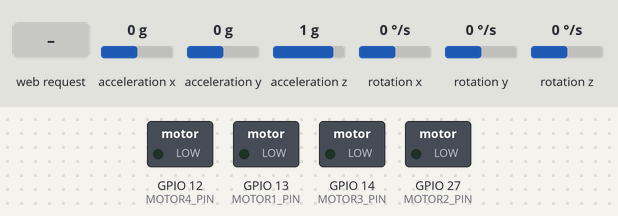
Simulated run of this sketch. Board: ESP32. Parts: switched loads named in the sketch (green lamp = pin HIGH). The inputs (shaded band) are chosen by the test bench; at power-on: rotation y 0 °/s, acceleration x 0 g, acceleration z 1 g, acceleration y 0 g, rotation x 0 °/s, rotation z 0 °/s. WiFi joins after 1.5 s; servers stay silent unless stated; what the sketch prints to the serial monitor is not drawn.

Above: at 7.0 s.
7.1 s: rotation y set to -192 °/s
At 7.27 s:
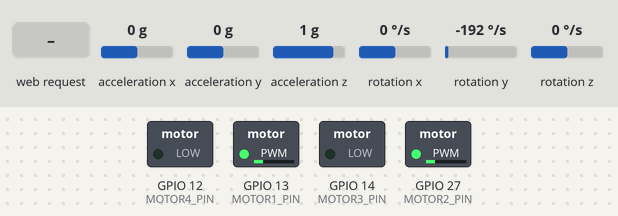
10.1 s: rotation y set to 192 °/s
At 10.6 s:
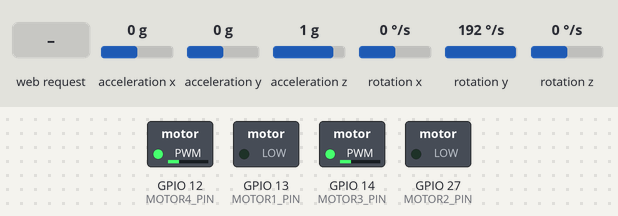
13.1 s: HTTP request GET /update?base=120 received
At 14.0 s:
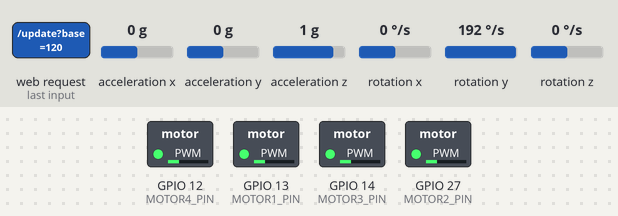
14.6 s: acceleration x set to -0.8 g
At 15.8 s:
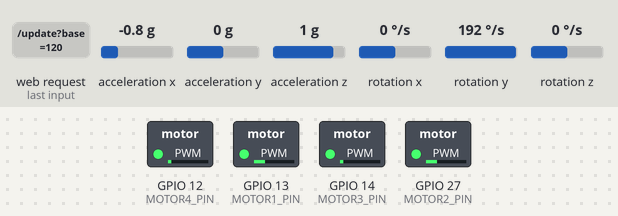
16.3 s: acceleration x set to 0.8 g
At 17.3 s:
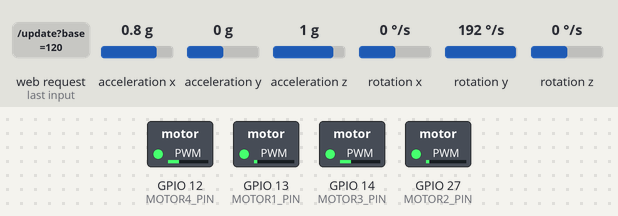
18.0 s: acceleration z set to 1.4 g
At 18.58 s:
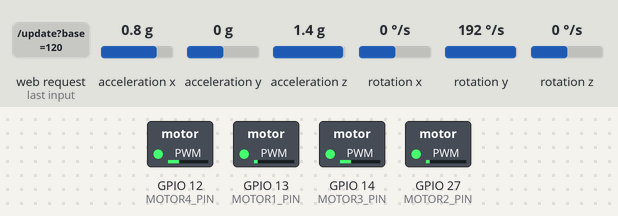
Timing chart, 0 to 21.0 s (numbered marks = the images above; inputs shaded):
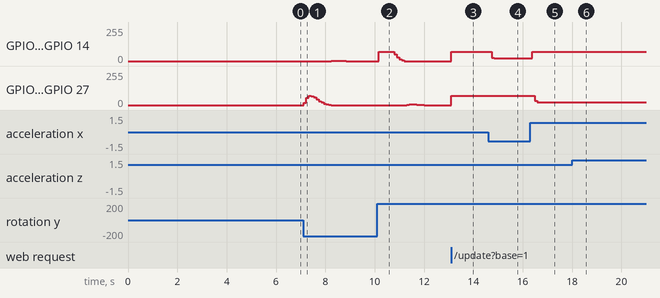

The sketch:

wfi_pid.ino
```cpp
#include <Wire.h>
#include <MPU6050.h>
#include <PID_v1.h>
#include <WiFi.h>
#include <WebServer.h>

// MPU6050 and PID setup
MPU6050 mpu;

// Motor PWM pins
#define MOTOR1_PIN 13  // Front Left
#define MOTOR2_PIN 27  // Front Right
#define MOTOR3_PIN 14  // Rear Left
#define MOTOR4_PIN 12  // Rear Right

// Wi-Fi credentials
const char* ssid = "kd";
const char* password = "12345678";

// Web server on port 80
WebServer server(80);

// Global variables
double setpointX = 0, setpointY = 0;
double inputX, inputY;
double outputX, outputY;

// Base speed and PID values (modifiable via web)
int baseSpeed = 0;
double Kp = 3.5, Ki = 0.0, Kd = 0.0;

// PID objects
PID pidX(&inputX, &outputX, &setpointX, Kp, Ki, Kd, DIRECT);
PID pidY(&inputY, &outputY, &setpointY, Kp, Ki, Kd, DIRECT);

// Kalman filter class
class Kalman {
public:
  float angle, bias, rate;
  float P[2][2];
  Kalman() {
    angle = 0;
    bias = 0;
    P[0][0] = P[0][1] = P[1][0] = P[1][1] = 0;
  }

  float getAngle(float newAngle, float newRate, float dt) {
    rate = newRate - bias;
    angle += dt * rate;

    P[0][0] += dt * (dt * P[1][1] - P[0][1] - P[1][0] + 0.001);
    P[0][1] -= dt * P[1][1];
    P[1][0] -= dt * P[1][1];
    P[1][1] += 0.0005;

    float S = P[0][0] + 0.1;
    float K[2] = { P[0][0] / S, P[1][0] / S };

    float y = newAngle - angle;
    angle += K[0] * y;
    bias += K[1] * y;

    P[0][0] -= K[0] * P[0][0];
    P[0][1] -= K[0] * P[0][1];
    P[1][0] -= K[1] * P[0][0];
    P[1][1] -= K[1] * P[0][1];

    return angle;
  }
};

Kalman kalmanX, kalmanY;

int16_t ax_offset, ay_offset, az_offset, gx_offset, gy_offset, gz_offset;

void calibrateMPU6050() {
  int num_samples = 500;
  long ax_sum = 0, ay_sum = 0, az_sum = 0, gx_sum = 0, gy_sum = 0, gz_sum = 0;

  Serial.println("Calibrating MPU6050...");
  for (int i = 0; i < num_samples; i++) {
    int16_t ax, ay, az, gx, gy, gz;
    mpu.getMotion6(&ax, &ay, &az, &gx, &gy, &gz);
    ax_sum += ax; ay_sum += ay; az_sum += az;
    gx_sum += gx; gy_sum += gy; gz_sum += gz;
    delay(5);
  }

  ax_offset = ax_sum / num_samples;
  ay_offset = ay_sum / num_samples;
  az_offset = az_sum / num_samples - 16384;
  gx_offset = gx_sum / num_samples;
  gy_offset = gy_sum / num_samples;
  gz_offset = gz_sum / num_samples;

  Serial.println("Calibration done.");
}

// HTTP handler
void handleUpdate() {
  if (server.hasArg("base")) baseSpeed = server.arg("base").toInt();
  if (server.hasArg("kp")) Kp = server.arg("kp").toFloat();
  if (server.hasArg("ki")) Ki = server.arg("ki").toFloat();
  if (server.hasArg("kd")) Kd = server.arg("kd").toFloat();

  pidX.SetTunings(Kp, Ki, Kd);
  pidY.SetTunings(Kp, Ki, Kd);

  server.send(200, "text/plain", "Updated values:\nbase=" + String(baseSpeed) +
              "\nKp=" + String(Kp) + "\nKi=" + String(Ki) + "\nKd=" + String(Kd));
}

// Timing
unsigned long timer;
float dt;

void setup() {
  Serial.begin(115200);
  Wire.begin(21, 22);

  // Motor pin setup
  pinMode(MOTOR1_PIN, OUTPUT);
  pinMode(MOTOR2_PIN, OUTPUT);
  pinMode(MOTOR3_PIN, OUTPUT);
  pinMode(MOTOR4_PIN, OUTPUT);

  // Wi-Fi setup
  WiFi.begin(ssid, password);
  Serial.print("Connecting to WiFi");
  while (WiFi.status() != WL_CONNECTED) {
    delay(500); Serial.print(".");
  }
  Serial.println("\nConnected to WiFi");
  Serial.println("IP Address: " + WiFi.localIP().toString());

  // Start WebServer
  server.on("/update", handleUpdate);
  server.begin();

  // MPU setup
  mpu.initialize();
  if (!mpu.testConnection()) {
    Serial.println("MPU6050 connection failed!");
    while (1);
  }
  Serial.println("MPU6050 connected.");
  calibrateMPU6050();

  // PID setup
  pidX.SetMode(AUTOMATIC);
  pidY.SetMode(AUTOMATIC);
  pidX.SetOutputLimits(-100, 100);
  pidY.SetOutputLimits(-100, 100);

  timer = micros();
}

void loop() {
  server.handleClient();

  int16_t ax, ay, az, gx, gy, gz;
  mpu.getMotion6(&ax, &ay, &az, &gx, &gy, &gz);

  ax -= ax_offset; ay -= ay_offset; az -= az_offset;
  gx -= gx_offset; gy -= gy_offset; gz -= gz_offset;

  float accel_angle_x = atan2(ay, az) * 180 / PI;
  float accel_angle_y = atan2(ax, az) * 180 / PI;

  float gyro_rate_x = gx / 131.0;
  float gyro_rate_y = gy / 131.0;

  dt = (micros() - timer) / 1000000.0;
  timer = micros();

  float kalman_angle_x = kalmanX.getAngle(accel_angle_x, gyro_rate_x, dt);
  float kalman_angle_y = kalmanY.getAngle(accel_angle_y, gyro_rate_y, dt);

  inputX = -kalman_angle_x * 0;  // not using roll right now
  inputY = kalman_angle_y;

  pidX.Compute();
  pidY.Compute();

  int motor1Speed = constrain(baseSpeed - outputX + outputY, 0, 70);
  int motor2Speed = constrain(baseSpeed + outputX + outputY, 0, 70);
  int motor3Speed = constrain(baseSpeed - outputX - outputY, 0, 70);
  int motor4Speed = constrain(baseSpeed + outputX - outputY, 0, 70);

  analogWrite(MOTOR1_PIN, motor1Speed);
  analogWrite(MOTOR2_PIN, motor2Speed);
  analogWrite(MOTOR3_PIN, motor3Speed);
  analogWrite(MOTOR4_PIN, motor4Speed);

  Serial.print("Y: "); Serial.print(kalman_angle_y);
  Serial.print(" OutputY: "); Serial.print(outputY);
  Serial.print(" Base: "); Serial.println(baseSpeed);
}
```

Measured:
- after the input at 7.1 s, GPIO 12 (MOTOR4_PIN), GPIO 14 (MOTOR3_PIN): 0/255 → 1/255 after 1.1 s, → 2/255 0.10 s later, → 1/255 0.30 s later, → 0/255 0.20 s later; GPIO 13 (MOTOR1_PIN), GPIO 27 (MOTOR2_PIN): rises from 0/255 to 69/255 in 0.20 s, then falls to 0/255 in 0.92 s
- after the input at 10.1 s, GPIO 12 (MOTOR4_PIN): 0/255 → 70/255 after 0.07 s, → 50/255 0.61 s later, → 30/255 0.10 s later, → 15/255 0.10 s later, … (6 changes in this stretch); GPIO 13 (MOTOR1_PIN): 0/255 → 3/255 after 1.2 s, → 4/255 0.10 s later, → 3/255 0.30 s later, → 2/255 0.10 s later, … (6 changes in this stretch)
- after the input at 13.1 s, GPIO 12 (MOTOR4_PIN), GPIO 13 (MOTOR1_PIN), GPIO 14 (MOTOR3_PIN), GPIO 27 (MOTOR2_PIN): 0/255 → 70/255 at once
- after the input at 14.6 s, GPIO 12 (MOTOR4_PIN), GPIO 14 (MOTOR3_PIN): 70/255 → 26/255 after 0.15 s, → 20/255 0.10 s later
- after the input at 16.3 s, GPIO 12 (MOTOR4_PIN), GPIO 14 (MOTOR3_PIN): 20/255 → 70/255 after 0.09 s; GPIO 13 (MOTOR1_PIN), GPIO 27 (MOTOR2_PIN): 70/255 → 32/255 after 0.19 s, → 20/255 0.10 s later
- after the input at 18.0 s, GPIO 13 (MOTOR1_PIN), GPIO 27 (MOTOR2_PIN): 20/255 → 21/255 after 0.43 s, → 22/255 0.10 s later, → 21/255 0.10 s later, → 20/255 0.10 s later
